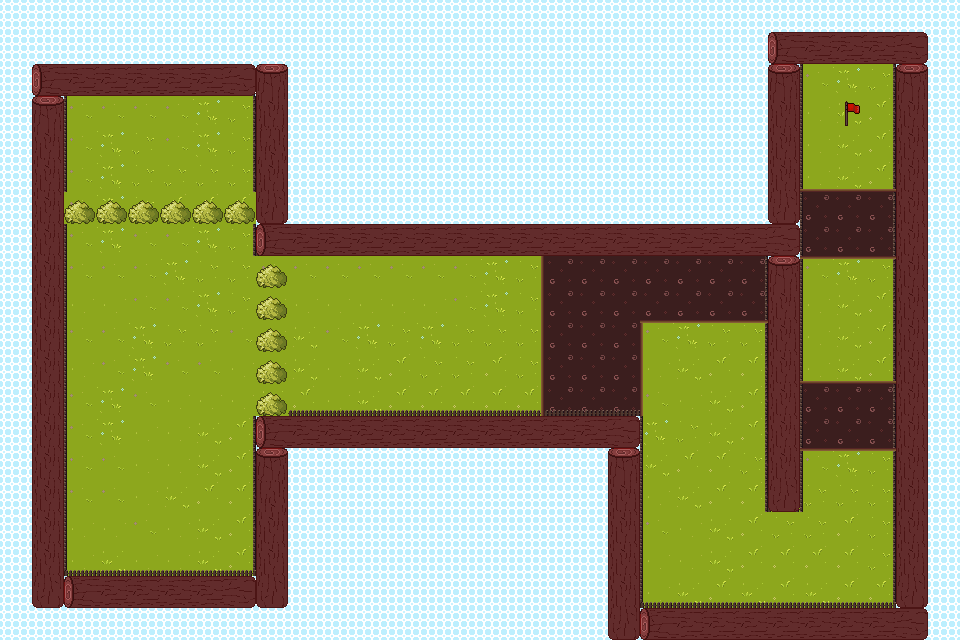

A 2D game scene composited from a Tiled map and its tileset images. What follows is a short description and the map's XML, with each tile layer's data collapsed to a summary:
An orthogonal 30x20 tile map with 32x32 px tiles, 3 tile layers (Background, Physics, Decoration) and 8 objects (5x Fire, 2x Windmill, Player).

<map version="1.10" tiledversion="1.10.2" orientation="orthogonal" renderorder="left-up" width="30" height="20" tilewidth="32" tileheight="32" infinite="0" nextlayerid="5" nextobjectid="13">
 <tileset firstgid="1" name="Backyard" tilewidth="32" tileheight="32" tilecount="81" columns="9">
  <image source="../BackyardTilemap.png" width="288" height="288" />
  <tile id="14">
   <properties>
    <property name="special" value="bush" />
   </properties>
  </tile>
  <tile id="19">
   <properties>
    <property name="collider" value="bottom" />
    <property name="invertCollider" type="bool" value="false" />
   </properties>
  </tile>
  <tile id="20">
   <properties>
    <property name="collider" value="bottom" />
    <property name="invertCollider" type="bool" value="false" />
   </properties>
  </tile>
  <tile id="21">
   <properties>
    <property name="collider" value="bottom" />
    <property name="invertCollider" type="bool" value="false" />
   </properties>
  </tile>
  <tile id="24">
   <properties>
    <property name="special" value="flag" />
   </properties>
  </tile>
  <tile id="27">
   <properties>
    <property name="collider" value="bottomlefttopright;toprightbottomleft" />
   </properties>
  </tile>
  <tile id="28">
   <properties>
    <property name="collider" value="left" />
    <property name="invertCollider" type="bool" value="true" />
   </properties>
  </tile>
  <tile id="30">
   <properties>
    <property name="collider" value="right;left" />
    <property name="invertCollider" type="bool" value="false" />
   </properties>
  </tile>
  <tile id="36">
   <properties>
    <property name="collider" value="topleftbottomright;bottomrighttopleft" />
   </properties>
  </tile>
  <tile id="37">
   <properties>
    <property name="collider" value="left" />
    <property name="invertCollider" type="bool" value="true" />
   </properties>
  </tile>
  <tile id="39">
   <properties>
    <property name="collider" value="right" />
    <property name="invertCollider" type="bool" value="true" />
   </properties>
  </tile>
  <tile id="43">
   <properties>
    <property name="slowdown" type="float" value="0.8" />
   </properties>
  </tile>
  <tile id="46">
   <properties>
    <property name="collider" value="left;bottom" />
    <property name="invertCollider" type="bool" value="true" />
   </properties>
  </tile>
  <tile id="47">
   <properties>
    <property name="collider" value="bottom" />
    <property name="invertCollider" type="bool" value="true" />
   </properties>
  </tile>
  <tile id="48">
   <properties>
    <property name="collider" value="right;bottom" />
    <property name="invertCollider" type="bool" value="true" />
   </properties>
  </tile>
  <tile id="70">
   <properties>
    <property name="special" value="water" />
   </properties>
  </tile>
 </tileset>
 <layer id="1" name="Background" width="30" height="20">
  <properties>
   <property name="useTileData" type="bool" value="true" />
  </properties>
  <data>[600 cells, 600 non-empty, 8 distinct tile ids]</data>
 </layer>
 <layer id="2" name="Physics" width="30" height="20">
  <properties>
   <property name="loadCustomColliders" type="bool" value="true" />
  </properties>
  <data>[600 cells, 128 non-empty, 9 distinct tile ids]</data>
 </layer>
 <layer id="4" name="Decoration" width="30" height="20">
  <data>[600 cells, 141 non-empty, 7 distinct tile ids]</data>
 </layer>
 <objectgroup id="3" name="Object Layer 1">
  <object id="1" type="Player" x="144" y="128" width="32" height="32" />
  <object id="3" type="Windmill" x="160" y="480" width="133.2" height="129.2" />
  <object id="4" type="Windmill" x="385" y="336" width="133.2" height="129.2" />
  <object id="5" type="Fire" x="640" y="576" width="32" height="32" />
  <object id="6" type="Fire" x="672" y="576" width="32" height="32" />
  <object id="7" type="Fire" x="704" y="576" width="32" height="32" />
  <object id="11" type="Fire" x="832" y="576" width="32" height="32" />
  <object id="12" type="Fire" x="864" y="576" width="32" height="32" />
 </objectgroup>
</map>